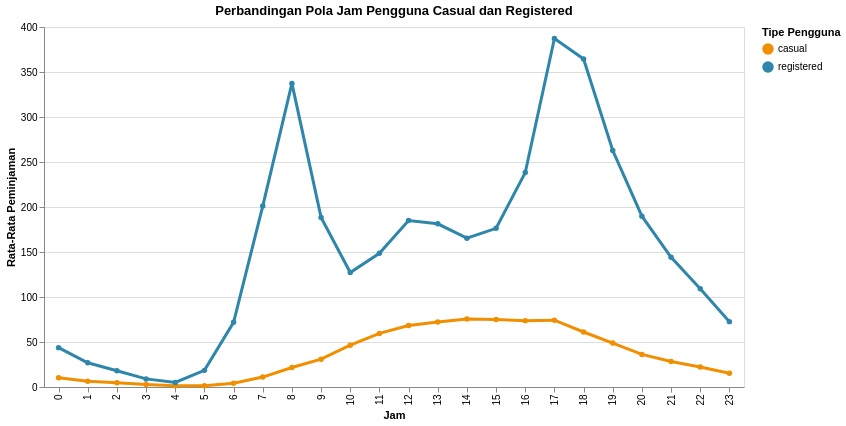

Notebook code for this chart:
### Code cell
hourly_rider_long = (
    df_hour_clean.groupby('hr')[['casual', 'registered']]
    .mean()
    .reset_index()
    .melt(id_vars='hr', var_name='user_type', value_name='average_rentals')
)

rider_type_chart = alt.Chart(hourly_rider_long).mark_line(point=True, strokeWidth=3).encode(
    x=alt.X('hr:O', title='Jam'),
    y=alt.Y('average_rentals:Q', title='Rata-Rata Peminjaman'),
    color=alt.Color(
        'user_type:N',
        title='Tipe Pengguna',
        scale=alt.Scale(domain=['casual', 'registered'], range=[COLOR_ACCENT, COLOR_PRIMARY])
    )
).properties(
    title='Perbandingan Pola Jam Pengguna Casual dan Registered',
    width=CHART_WIDTH,
    height=CHART_HEIGHT
)

rider_type_chart

### Figure 1 — Vega-Lite specification as saved in the notebook (floating-point values rounded to 4 significant figures)
{"config": {"view": {"continuousWidth": 300, "continuousHeight": 300}}, "data": {"name": "data-074ecbf10a5687d4e20aef4cae73e34e"}, "mark": {"type": "line", "point": true, "strokeWidth": 3}, "encoding": {"color": {"field": "user_type", "scale": {"domain": ["casual", "registered"], "range": ["#F18F01", "#2E86AB"]}, "title": "Tipe Pengguna", "type": "nominal"}, "x": {"field": "hr", "title": "Jam", "type": "ordinal"}, "y": {"field": "average_rentals", "title": "Rata-Rata Peminjaman", "type": "quantitative"}}, "height": 360, "title": "Perbandingan Pola Jam Pengguna Casual dan Registered", "width": 700, "$schema": "https://vega.github.io/schema/vega-lite/v5.20.1.json", "datasets": {"data-074ecbf10a5687d4e20aef4cae73e34e": [{"hr": 0, "user_type": "casual", "average_rentals": 10.16}, {"hr": 1, "user_type": "casual", "average_rentals": 6.504}, {"hr": 2, "user_type": "casual", "average_rentals": 4.772}, {"hr": 3, "user_type": "casual", "average_rentals": 2.716}, {"hr": 4, "user_type": "casual", "average_rentals": 1.254}, {"hr": 5, "user_type": "casual", "average_rentals": 1.411}, {"hr": 6, "user_type": "casual", "average_rentals": 4.161}, {"hr": 7, "user_type": "casual", "average_rentals": 11.06}, {"hr": 8, "user_type": "casual", "average_rentals": 21.68}, {"hr": 9, "user_type": "casual", "average_rentals": 30.89}, {"hr": 10, "user_type": "casual", "average_rentals": 46.48}, {"hr": 11, "user_type": "casual", "average_rentals": 59.54}, {"hr": 12, "user_type": "casual", "average_rentals": 68.29}, {"hr": 13, "user_type": "casual", "average_rentals": 72.31}, {"hr": 14, "user_type": "casual", "average_rentals": 75.57}, {"hr": 15, "user_type": "casual", "average_rentals": 74.91}, {"hr": 16, "user_type": "casual", "average_rentals": 73.75}, {"hr": 17, "user_type": "casual", "average_rentals": 74.27}, {"hr": 18, "user_type": "casual", "average_rentals": 61.12}, {"hr": 19, "user_type": "casual", "average_rentals": 48.77}, {"hr": 20, "user_type": "casual", "average_rentals": 36.23}, {"hr": 21, "user_type": "casual", "average_rentals": 28.26}, {"hr": 22, "user_type": "casual", "average_rentals": 22.25}, {"hr": 23, "user_type": "casual", "average_rentals": 15.2}, {"hr": 0, "user_type": "registered", "average_rentals": 43.74}, {"hr": 1, "user_type": "registered", "average_rentals": 26.87}, {"hr": 2, "user_type": "registered", "average_rentals": 18.1}, {"hr": 3, "user_type": "registered", "average_rentals": 9.011}, {"hr": 4, "user_type": "registered", "average_rentals": 5.099}, {"hr": 5, "user_type": "registered", "average_rentals": 18.48}, {"hr": 6, "user_type": "registered", "average_rentals": 71.88}, {"hr": 7, "user_type": "registered", "average_rentals": 201.0}, {"hr": 8, "user_type": "registered", "average_rentals": 337.3}, {"hr": 9, "user_type": "registered", "average_rentals": 188.4}, {"hr": 10, "user_type": "registered", "average_rentals": 127.2}, {"hr": 11, "user_type": "registered", "average_rentals": 148.6}, {"hr": 12, "user_type": "registered", "average_rentals": 185.0}, {"hr": 13, "user_type": "registered", "average_rentals": 181.4}, {"hr": 14, "user_type": "registered", "average_rentals": 165.4}, {"hr": 15, "user_type": "registered", "average_rentals": 176.3}, {"hr": 16, "user_type": "registered", "average_rentals": 238.2}, {"hr": 17, "user_type": "registered", "average_rentals": 387.2}, {"hr": 18, "user_type": "registered", "average_rentals": 364.4}, {"hr": 19, "user_type": "registered", "average_rentals": 262.8}, {"hr": 20, "user_type": "registered", "average_rentals": 189.8}, {"hr": 21, "user_type": "registered", "average_rentals": 144.1}, {"hr": 22, "user_type": "registered", "average_rentals": 109.1}, {"hr": 23, "user_type": "registered", "average_rentals": 72.63}]}}
